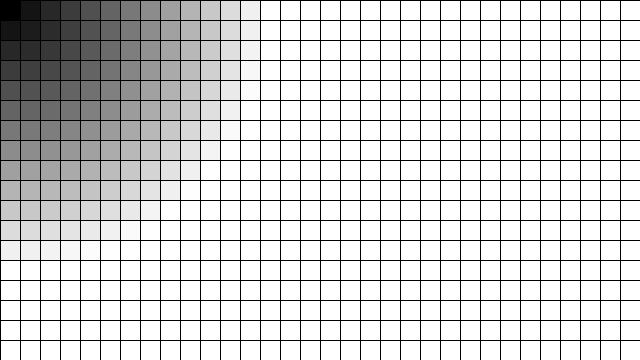
Frame 1 (no input)
Frame 60 (the mouse pressed at the canvas centre just before this capture): identical to frame 1, image omitted
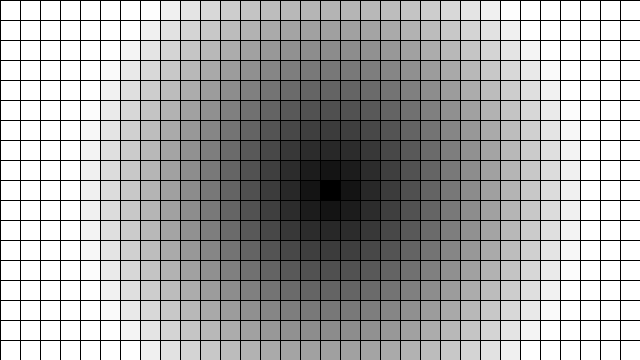
Frame 120 (the mouse held since frame 60 and released just before this capture)

The Processing sketch that drew these frames (run headless with seeded random() and noise(); from frame 60 on, the mouse is pressed at the canvas centre):

// Processing sketch: mouse_diferenciado
// ── mouse_diferenciado.pde
float x, y, w = 20;

void setup() {
  size (640, 360);
  background(0);
 
}

void draw() {
 
  for (x = 0; x <= width; x = x +w) {
    for (y = 0; y <= height; y = y + w) {
      fill(dist(x,y,mouseX,mouseY));
      rect(x, y, w, w);
      
    }
  }

  }
